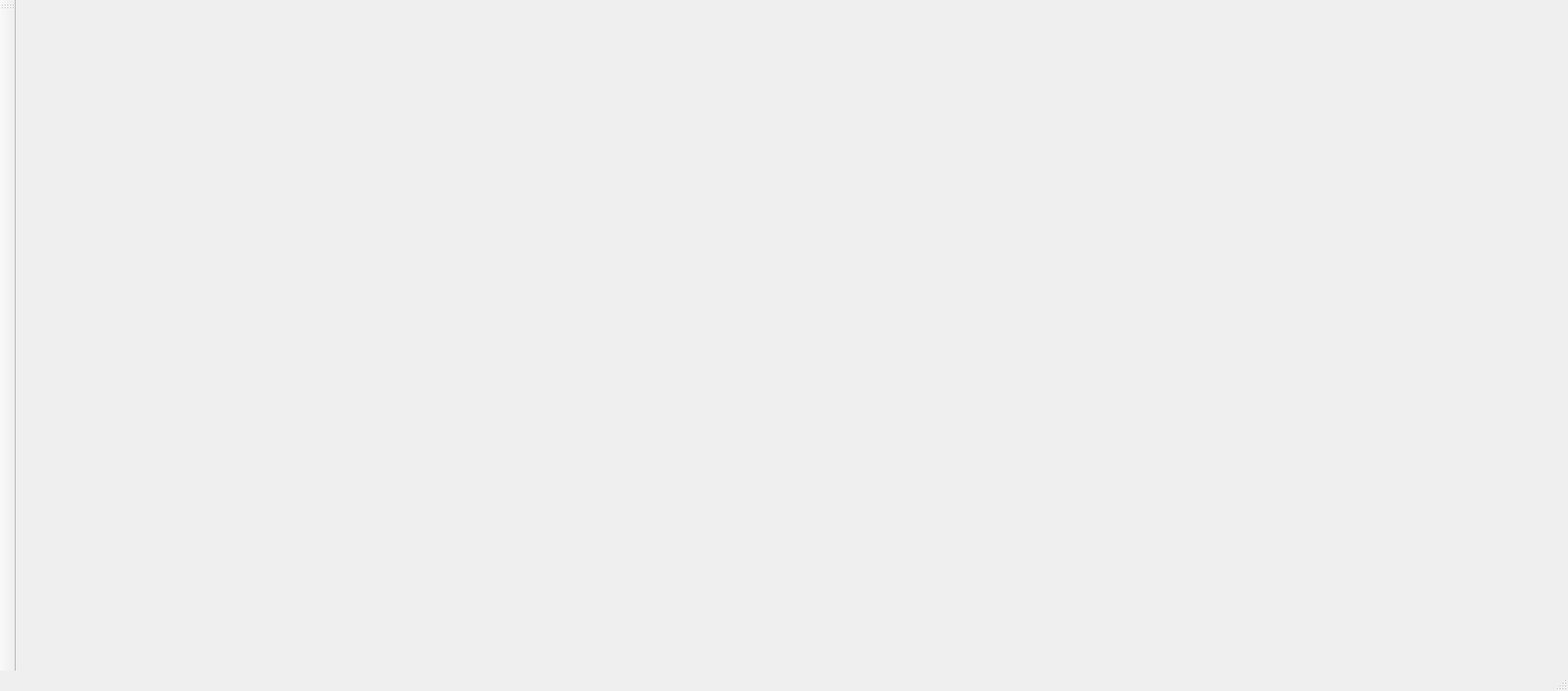
<?xml version="1.0" encoding="UTF-8"?>
<ui version="4.0">
 <class>main_window</class>
 <widget class="QMainWindow" name="main_window">
  <property name="geometry">
   <rect>
    <x>0</x>
    <y>0</y>
    <width>1700</width>
    <height>749</height>
   </rect>
  </property>
  <property name="windowTitle">
   <string>ПС &quot;ТАПСИ&quot;</string>
  </property>
  <property name="windowIcon">
   <iconset resource="../resources.qrc">
    <normaloff>:/icons/logo</normaloff>:/icons/logo</iconset>
  </property>
  <property name="toolTip">
   <string/>
  </property>
  <property name="statusTip">
   <string/>
  </property>
  <property name="whatsThis">
   <string/>
  </property>
  <widget class="QWidget" name="centralwidget">
   <layout class="QGridLayout" name="gridLayout">
    <item row="0" column="0">
     <widget class="QMdiArea" name="mdi_area">
      <property name="background">
       <brush brushstyle="NoBrush">
        <color alpha="255">
         <red>0</red>
         <green>0</green>
         <blue>0</blue>
        </color>
       </brush>
      </property>
     </widget>
    </item>
   </layout>
  </widget>
  <widget class="QToolBar" name="tool_bar">
   <property name="windowTitle">
    <string>toolBar</string>
   </property>
   <property name="iconSize">
    <size>
     <width>48</width>
     <height>48</height>
    </size>
   </property>
   <attribute name="toolBarArea">
    <enum>LeftToolBarArea</enum>
   </attribute>
   <attribute name="toolBarBreak">
    <bool>false</bool>
   </attribute>
  </widget>
  <widget class="QStatusBar" name="statusBar"/>
  <action name="about_action">
   <property name="icon">
    <iconset resource="../resources.qrc">
     <normaloff>:/icons/about</normaloff>:/icons/about</iconset>
   </property>
   <property name="text">
    <string>О программе</string>
   </property>
  </action>
 </widget>
 <resources>
  <include location="../resources.qrc"/>
 </resources>
 <connections/>
</ui>
